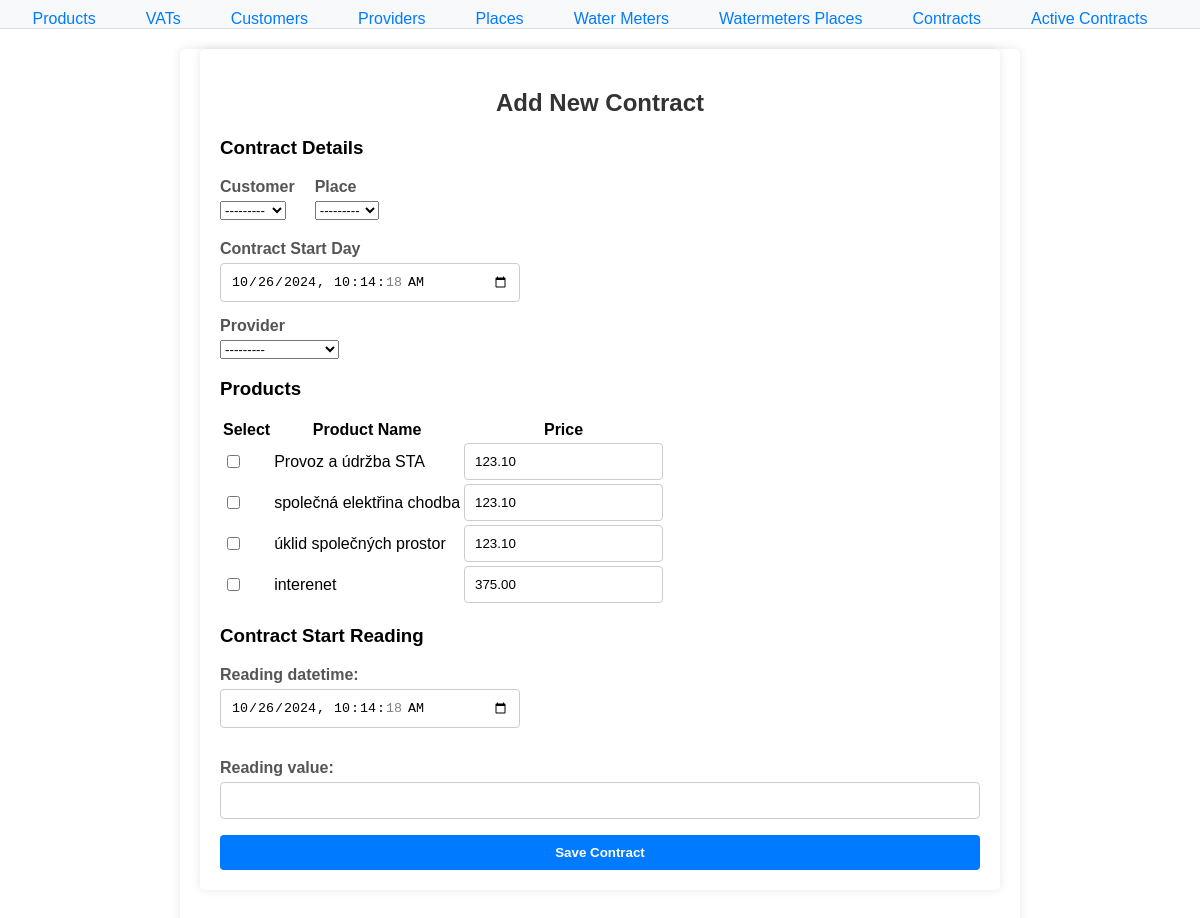
/water/contracts/add-contract/, run on the app's committed database.
### water/models.py (models this page shows, shortened)
class Customer(models.Model):
    customer_id = models.AutoField(primary_key=True)
    first_name = models.CharField(max_length=100)
    family_name = models.CharField(max_length=100)
    street = models.CharField(max_length=100)
    street_no = models.CharField(max_length=10)
    city = models.CharField(max_length=100)
    zip = models.CharField(max_length=20)
    email = models.EmailField(unique=True)  # Ensure email is unique
    phone = models.CharField(max_length=20)
    class Meta:
        db_table = 'Customers'  # Specify the existing table name
    def __str__(self):
        return self.family_name  # Display family name in dropdown

class WatermetersPlaces(models.Model):
    watermeters_places_id = models.AutoField(primary_key=True)
    watermeter = models.OneToOneField(Watermeter, on_delete=models.CASCADE)  # One-to-One relationship
    place = models.OneToOneField(Place, on_delete=models.CASCADE)
    class Meta:
        db_table = 'Watermeters_Places'  # Specify the existing table name
        unique_together = (('watermeter', 'place'),)  # Ensure the Watermeter-Place combination is unique
    def __str__(self):
        return str(self.place)  # Display place name in dropdown

class Provider(models.Model):
    provider_id = models.AutoField(primary_key=True)
    name = models.CharField(max_length=255)
    street = models.CharField(max_length=100)
    PSC = models.CharField(max_length=20)
    city = models.CharField(max_length=100)
    bank = models.CharField(max_length=50)
    phone = models.CharField(max_length=20)
    ICO = models.CharField(max_length=20, unique=True)
    DIC = models.CharField(max_length=20, unique=True)
    email = models.EmailField()
    court_register = models.CharField(max_length=255)
    class Meta:
        db_table = 'Providers'
    def __str__(self):
        return self.name

class Product(models.Model):
    product_id = models.AutoField(primary_key=True)
    description = models.CharField(max_length=255)
    price = models.DecimalField(max_digits=10, decimal_places=2)  # Add the price field
    vat = models.ForeignKey('VAT', on_delete=PROTECT)  # ForeignKey to VAT
    contracts = models.ManyToManyField('Contract', through='ProductContract')
    class Meta:
        db_table = 'Products'

### water/views.py (the view)
# urls.py: path('contracts/add-contract/', views.add_contract, name='add_contract'),
def add_contract(request):
    if request.method == 'POST':
        contract_form = ContractForm(request.POST)
        water_consumption_form = WaterConsumptionForm(request.POST)
        if contract_form.is_valid() and water_consumption_form.is_valid():
            contract = contract_form.save(commit=False)
            contract.save()  # Save the contract to the database
            water_consumption_data = water_consumption_form.cleaned_data
            reading_datetime = water_consumption_data['reading_datetime']
            reading_value = water_consumption_data['reading_value']
            WaterConsumption.objects.create(
                contract=contract,
                reading_datetime=reading_datetime,
                reading_value=reading_value,
                flag='start'
            )
            second_reading_datetime = reading_datetime + timedelta(seconds=1)
            WaterConsumption.objects.create(
                contract=contract,
                reading_datetime=second_reading_datetime,  # Increment by 1 second
                reading_value=reading_value,  # Same reading value
                flag='pending'
            )
            selected_products = contract_form.cleaned_data['products']
            for product in selected_products:
                price_field_name = f'price_{product.product_id}'
                individual_price = contract_form.cleaned_data.get(price_field_name)
                ProductContract.objects.create(
                    product=product,
                    contract=contract,
                    individual_price=individual_price
                )
            return redirect('contract_list')
        else:
            print("Contract form errors:", contract_form.errors)
            print("Water consumption form errors:", water_consumption_form.errors)
            print("NOTvalid Cleaned data:", contract_form.cleaned_data)  # Debugging
            print("ERROR Selected products:", request.POST.getlist('products'))  # Debugging the selected products list
            selected_products = request.POST.getlist('products')
            return render(request, 'water/contract_add.html', {
                'contract_form': contract_form,
                'water_consumption_form': water_consumption_form,
                'product_price_fields': get_product_price_fields(contract_form),
                'selected_products': selected_products,  # Pass selected products to template
            })
    else:
        available_places = WatermetersPlaces.objects.exclude(
            contract__waterconsumption__flag='pending'
        )
        contract_form = ContractForm()
        contract_form.fields['watermeters_places'].queryset = available_places
        water_consumption_form = WaterConsumptionForm()
        selected_products = []  # No products selected by default
    product_price_fields = get_product_price_fields(contract_form)
    return render(request, 'water/contract_add.html', {
        'contract_form': contract_form,
        'water_consumption_form': water_consumption_form,
        'product_price_fields': product_price_fields,
        'selected_products': selected_products,  # Pass selected products for the template
    })

### water/forms.py
class WaterConsumptionForm(forms.ModelForm):
    class Meta:
        model = WaterConsumption
        fields = ['reading_datetime', 'reading_value']
        widgets = {
            'reading_datetime': forms.DateTimeInput(attrs={'type': 'datetime-local'}),
        }
    def __init__(self, *args, **kwargs):
        super().__init__(*args, **kwargs)
        self.fields['reading_datetime'].initial = timezone.now()

### water/models.py (called while the page is built)
    def __str__(self):
        return self.place_name

### water/views.py (called while the page is built)
def get_product_price_fields(contract_form):
    product_price_fields = []
    for product in Product.objects.all():
        price_field_name = f'price_{product.product_id}'
        price_field = contract_form[price_field_name]
        product_price_fields.append((product, price_field))
    return product_price_fields

### water/templates/water/contract_add.html (shortened to what this page needs)
{% extends "water/base.html" %}
{% block content %}
<div class="content-container">
    <h2>Add New Contract</h2>
    <form method="POST">
        <h3>Contract Details</h3>
        <div style="display: flex; gap: 20px; align-items: flex-start;">
            <div>
                <label for="id_customer">Customer</label>
                {{ contract_form.customer }}
            </div>
            <div>
                <label for="id_watermeters_places">Place</label>
                {{ contract_form.watermeters_places }}
            </div>
        </div>
        <div style="margin-top: 20px;">
            <div>
                <label for="id_contract_start_day">Contract Start Day</label>
                {{ contract_form.contract_start_day }}
            </div>
            <div>
                <label for="id_provider">Provider</label>
                {{ contract_form.provider }}
            </div>
        </div>
        <h3>Products</h3>
        <table>
            <thead>
                <tr>
                    <th>Select</th>
                    <th>Product Name</th>
                    <th>Price</th>
                </tr>
            </thead>
            <tbody>
                {% for product, price_field in product_price_fields %}
                <tr>
                    <td>
                        <input type="checkbox" name="products" value="{{ product.product_id }}"
                               {% if product.product_id|stringformat:"s" in selected_products %}checked{% endif %}>
                    </td>
                    <td>{{ product.description }}</td>
                    <td>{{ price_field }}</td>
                </tr>
                {% endfor %}
            </tbody>
        </table>
        <h3>Contract Start Reading</h3>
        {{ water_consumption_form.as_p }}
        <button type="submit">Save Contract</button>
    </form>
</div>
{% endblock %}

### water/static/styles.css (style rules this page uses)
body { font-family: Arial, sans-serif; margin: 0; padding: 0; }
input[type="datetime-local"] { padding: 5px; width: 100%; max-width: 300px; margin-bottom: 15px; }
label { display: block; margin-bottom: 5px; }
input[type="text"], input[type="number"], input[type="datetime-local"] { width: 100%; padding: 8px; border: 1px solid #ccc; border-radius: 4px; box-sizing: border-box; }
button { background-color: #007BFF; color: white; padding: 10px 15px; border: none; border-radius: 5px; cursor: pointer; transition: background-color 0.3s; }
.content-container { max-width: 800px; margin: 20px auto; padding: 20px; background-color: #fff; border-radius: 5px; box-shadow: 0 0 10px rgba(0, 0, 0, 0.1); }
label { display: block; margin-bottom: 5px; font-weight: bold; }
input[type="text"], input[type="number"], input[type="datetime-local"] { width: 100%; padding: 10px; border: 1px solid #ccc; border-radius: 4px; box-sizing: border-box; }
button { width: 100%; padding: 10px; border: none; border-radius: 5px; cursor: pointer; transition: background-color 0.3s; background-color: #007BFF; color: white; }
.content-container { margin: 20px auto; padding: 20px; border-radius: 5px; box-shadow: 0 2px 10px rgba(0, 0, 0, 0.1); background-color: #f9f9f9; max-width: 600px; }
h2 { margin-bottom: 20px; color: #333; text-align: center; }
label { display: block; margin-bottom: 5px; font-weight: bold; color: #555; }
input[type="text"], input[type="number"], input[type="email"], input[type="tel"] { width: 100%; padding: 10px; border: 1px solid #ccc; border-radius: 4px; box-sizing: border-box; }
button { width: 100%; padding: 10px; border: none; border-radius: 4px; cursor: pointer; background-color: #007bff; color: white; font-weight: bold; }

### data on the page
Customer: customer "---------"
WatermetersPlaces: watermeters_places "---------"
Provider: provider "---------"
Product: description "Provoz a údržba STA", price_field "123.10"
Product: description "společná elektřina chodba", price_field "123.10"
Product: description "úklid společných prostor", price_field "123.10"
Product: description "interenet", price_field "375.00"
